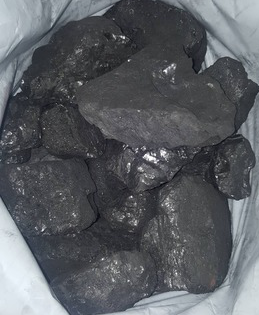
#> input picture dxd/big_1.jpg, 259 x 315 px
$ python threshold.py
#> lines starting #> are read from the running program, lines starting #| are printed output that depends on the picture
from __future__ import print_function
import cv2 as cv
import argparse
max_value = 255
max_type = 4
max_binary_value = 255
trackbar_type = 'Type: \n 0: Binary \n 1: Binary Inverted \n 2: Truncate \n 3: To Zero \n 4: To Zero Inverted'
trackbar_value = 'Value'
window_name = 'Threshold Demo'
def Threshold_Demo(val):
    #0: Binary
    #1: Binary Inverted
    #2: Threshold Truncated
    #3: Threshold to Zero
    #4: Threshold to Zero Inverted
    threshold_type = cv.getTrackbarPos(trackbar_type, window_name)
    threshold_value = cv.getTrackbarPos(trackbar_value, window_name)
    _, dst = cv.threshold(gaussian, threshold_value, max_binary_value, threshold_type )
    cv.imshow(window_name, dst)
parser = argparse.ArgumentParser(description='Code for Basic Thresholding Operations tutorial.')
parser.add_argument('--input', help='Path to input image.', default='./dxd/big_1.jpg')
args = parser.parse_args()
src = cv.imread(cv.samples.findFile(args.input))
#> src is the input picture: shape (315, 259, 3); mean B, G, R 98.5, 93.7, 90.6
if src is None:
    print('Could not open or find the image: ', args.input)
    exit(0)

retval, threshold = cv.threshold(src, 45, 255, cv.THRESH_BINARY_INV)
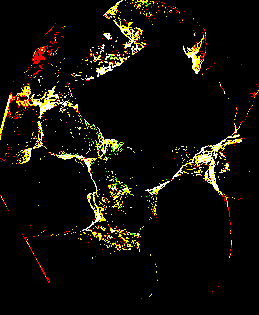
#> threshold: shape (315, 259, 3); mean B, G, R 6.5, 14.2, 17.2
gaussian = cv.GaussianBlur(threshold,(5,5),0)
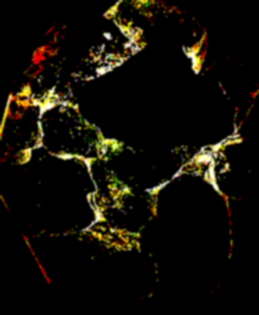
#> gaussian: shape (315, 259, 3); mean B, G, R 6.5, 14.3, 17.3
blur = cv.blur(threshold,(5,5))
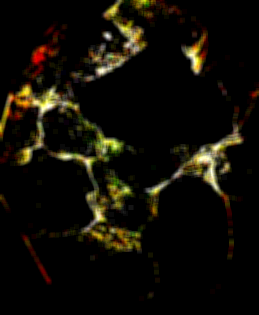
#> blur: shape (315, 259, 3); mean B, G, R 6.5, 14.2, 17.2
median = cv.medianBlur(threshold,5)
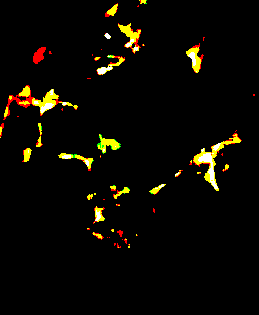
#> median: shape (315, 259, 3); mean B, G, R 2, 8.7, 11.2

cv.imshow('gaussian', gaussian)
cv.imshow('original', src)
cv.imshow('threshold',threshold)

cv.namedWindow(window_name)
cv.createTrackbar(trackbar_type, window_name , 3, max_type, Threshold_Demo)
# Create Trackbar to choose Threshold value
cv.createTrackbar(trackbar_value, window_name , 0, max_value, Threshold_Demo)
#> slider 'Value' is set to 85
# Call the function to initialize
Threshold_Demo(0)
#> in Threshold_Demo, `_, dst = cv.threshold(gaussian, threshold_value, max_binary_value, thr..`:
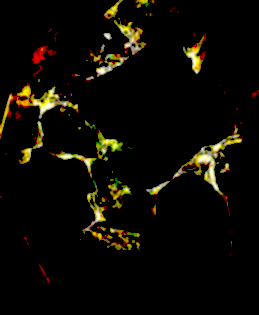
#> dst: shape (315, 259, 3); mean B, G, R 3.5, 10, 12.3
# Wait until user finishes program
cv.waitKey()

$ run again, with dxd/1x2_1.jpg copied over dxd/big_1.jpg
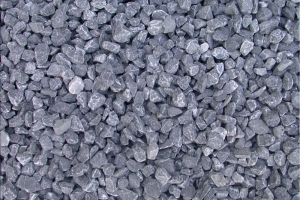
#> input picture dxd/1x2_1.jpg, 300 x 200 px
#> src is the input picture: shape (200, 300, 3); mean B, G, R 137.3, 119.4, 115.4
#> `blur = cv.blur(threshold,(5,5))`:
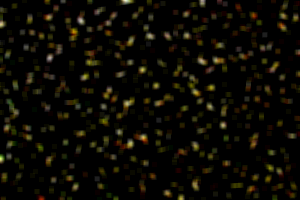
#> blur: shape (200, 300, 3); mean B, G, R 3.6, 10.4, 12.5
#> in Threshold_Demo, `_, dst = cv.threshold(gaussian, threshold_value, max_binary_value, thr..`:
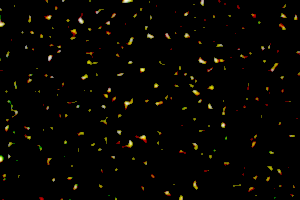
#> dst: shape (200, 300, 3); mean B, G, R 1.2, 4.6, 6
